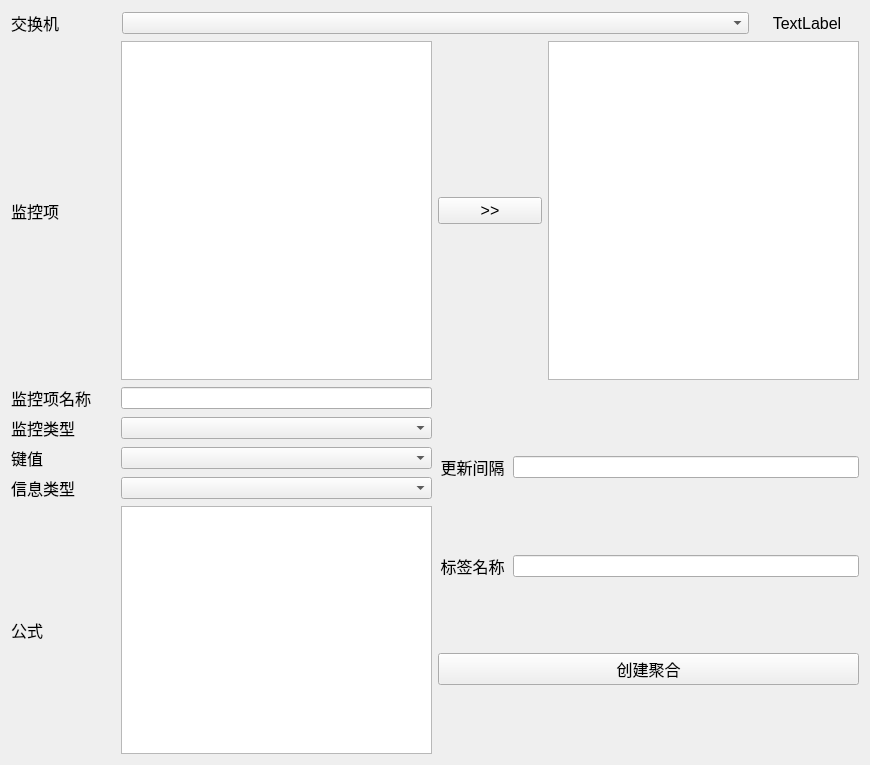
<?xml version="1.0" encoding="UTF-8"?>
<ui version="4.0">
 <class>Form</class>
 <widget class="QWidget" name="Form">
  <property name="geometry">
   <rect>
    <x>0</x>
    <y>0</y>
    <width>870</width>
    <height>765</height>
   </rect>
  </property>
  <property name="windowTitle">
   <string>Form</string>
  </property>
  <layout class="QVBoxLayout" name="verticalLayout_2">
   <item>
    <layout class="QVBoxLayout" name="verticalLayout">
     <item>
      <layout class="QHBoxLayout" name="horizontalLayout_8" stretch="1,6,1">
       <item>
        <widget class="QLabel" name="traffic">
         <property name="sizePolicy">
          <sizepolicy hsizetype="Preferred" vsizetype="Preferred">
           <horstretch>0</horstretch>
           <verstretch>0</verstretch>
          </sizepolicy>
         </property>
         <property name="maximumSize">
          <size>
           <width>395</width>
           <height>16777215</height>
          </size>
         </property>
         <property name="font">
          <font>
           <pointsize>12</pointsize>
           <bold>false</bold>
          </font>
         </property>
         <property name="text">
          <string>交换机</string>
         </property>
         <property name="alignment">
          <set>Qt::AlignLeading|Qt::AlignLeft|Qt::AlignVCenter</set>
         </property>
        </widget>
       </item>
       <item>
        <widget class="QComboBox" name="traffic_comboBox"/>
       </item>
       <item>
        <widget class="QLabel" name="label">
         <property name="font">
          <font>
           <pointsize>12</pointsize>
          </font>
         </property>
         <property name="text">
          <string>TextLabel</string>
         </property>
         <property name="alignment">
          <set>Qt::AlignCenter</set>
         </property>
        </widget>
       </item>
      </layout>
     </item>
     <item>
      <layout class="QHBoxLayout" name="horizontalLayout_9" stretch="1,3,1,3">
       <item>
        <widget class="QLabel" name="monitor">
         <property name="font">
          <font>
           <pointsize>12</pointsize>
          </font>
         </property>
         <property name="text">
          <string>监控项</string>
         </property>
         <property name="alignment">
          <set>Qt::AlignLeading|Qt::AlignLeft|Qt::AlignVCenter</set>
         </property>
        </widget>
       </item>
       <item>
        <widget class="QListWidget" name="monitor_listWidget"/>
       </item>
       <item>
        <widget class="QPushButton" name="insert_pushButton">
         <property name="font">
          <font>
           <pointsize>12</pointsize>
          </font>
         </property>
         <property name="text">
          <string>&gt;&gt;</string>
         </property>
        </widget>
       </item>
       <item>
        <widget class="QListWidget" name="monitor_listWidget_in"/>
       </item>
      </layout>
     </item>
    </layout>
   </item>
   <item>
    <layout class="QGridLayout" name="gridLayout">
     <item row="0" column="0">
      <layout class="QGridLayout" name="gridLayout_5">
       <item row="0" column="0">
        <layout class="QHBoxLayout" name="horizontalLayout" stretch="2,6">
         <item>
          <widget class="QLabel" name="monitor_name">
           <property name="font">
            <font>
             <pointsize>12</pointsize>
            </font>
           </property>
           <property name="text">
            <string>监控项名称</string>
           </property>
           <property name="alignment">
            <set>Qt::AlignLeading|Qt::AlignLeft|Qt::AlignVCenter</set>
           </property>
          </widget>
         </item>
         <item>
          <widget class="QLineEdit" name="monitor_name_lineEdit"/>
         </item>
        </layout>
       </item>
       <item row="1" column="0">
        <layout class="QHBoxLayout" name="horizontalLayout_2" stretch="2,6">
         <item>
          <widget class="QLabel" name="monitor_type">
           <property name="font">
            <font>
             <pointsize>12</pointsize>
            </font>
           </property>
           <property name="text">
            <string>监控类型</string>
           </property>
           <property name="alignment">
            <set>Qt::AlignLeading|Qt::AlignLeft|Qt::AlignVCenter</set>
           </property>
          </widget>
         </item>
         <item>
          <widget class="QComboBox" name="monitor_type_comboBox"/>
         </item>
        </layout>
       </item>
       <item row="2" column="0">
        <layout class="QHBoxLayout" name="horizontalLayout_3" stretch="2,6">
         <item>
          <widget class="QLabel" name="monitor_key">
           <property name="font">
            <font>
             <pointsize>12</pointsize>
            </font>
           </property>
           <property name="text">
            <string>键值</string>
           </property>
           <property name="alignment">
            <set>Qt::AlignLeading|Qt::AlignLeft|Qt::AlignVCenter</set>
           </property>
          </widget>
         </item>
         <item>
          <widget class="QComboBox" name="monitor_key_comboBox"/>
         </item>
        </layout>
       </item>
       <item row="3" column="0">
        <layout class="QHBoxLayout" name="horizontalLayout_4" stretch="2,6">
         <item>
          <widget class="QLabel" name="info_type">
           <property name="font">
            <font>
             <pointsize>12</pointsize>
            </font>
           </property>
           <property name="text">
            <string>信息类型</string>
           </property>
           <property name="alignment">
            <set>Qt::AlignLeading|Qt::AlignLeft|Qt::AlignVCenter</set>
           </property>
          </widget>
         </item>
         <item>
          <widget class="QComboBox" name="info_type_comboBox"/>
         </item>
        </layout>
       </item>
       <item row="4" column="0">
        <layout class="QHBoxLayout" name="horizontalLayout_5" stretch="2,6">
         <item>
          <widget class="QLabel" name="param">
           <property name="font">
            <font>
             <pointsize>12</pointsize>
            </font>
           </property>
           <property name="text">
            <string>公式</string>
           </property>
           <property name="alignment">
            <set>Qt::AlignLeading|Qt::AlignLeft|Qt::AlignVCenter</set>
           </property>
          </widget>
         </item>
         <item>
          <widget class="QTextEdit" name="param_textEdit"/>
         </item>
        </layout>
       </item>
      </layout>
     </item>
     <item row="0" column="1">
      <layout class="QGridLayout" name="gridLayout_4">
       <item row="0" column="0">
        <layout class="QHBoxLayout" name="horizontalLayout_6" stretch="1,5">
         <item>
          <widget class="QLabel" name="update_time">
           <property name="font">
            <font>
             <pointsize>12</pointsize>
            </font>
           </property>
           <property name="text">
            <string>更新间隔</string>
           </property>
           <property name="alignment">
            <set>Qt::AlignCenter</set>
           </property>
          </widget>
         </item>
         <item>
          <widget class="QLineEdit" name="update_time_lineEdit"/>
         </item>
        </layout>
       </item>
       <item row="1" column="0">
        <layout class="QHBoxLayout" name="horizontalLayout_7" stretch="1,5">
         <item>
          <widget class="QLabel" name="tag">
           <property name="font">
            <font>
             <pointsize>12</pointsize>
            </font>
           </property>
           <property name="text">
            <string>标签名称</string>
           </property>
           <property name="alignment">
            <set>Qt::AlignCenter</set>
           </property>
          </widget>
         </item>
         <item>
          <widget class="QLineEdit" name="tag_lineEdit"/>
         </item>
        </layout>
       </item>
       <item row="2" column="0">
        <widget class="QPushButton" name="create_pushButton">
         <property name="font">
          <font>
           <pointsize>12</pointsize>
          </font>
         </property>
         <property name="layoutDirection">
          <enum>Qt::LeftToRight</enum>
         </property>
         <property name="text">
          <string>创建聚合</string>
         </property>
        </widget>
       </item>
      </layout>
     </item>
    </layout>
   </item>
  </layout>
 </widget>
 <resources/>
 <connections/>
</ui>
